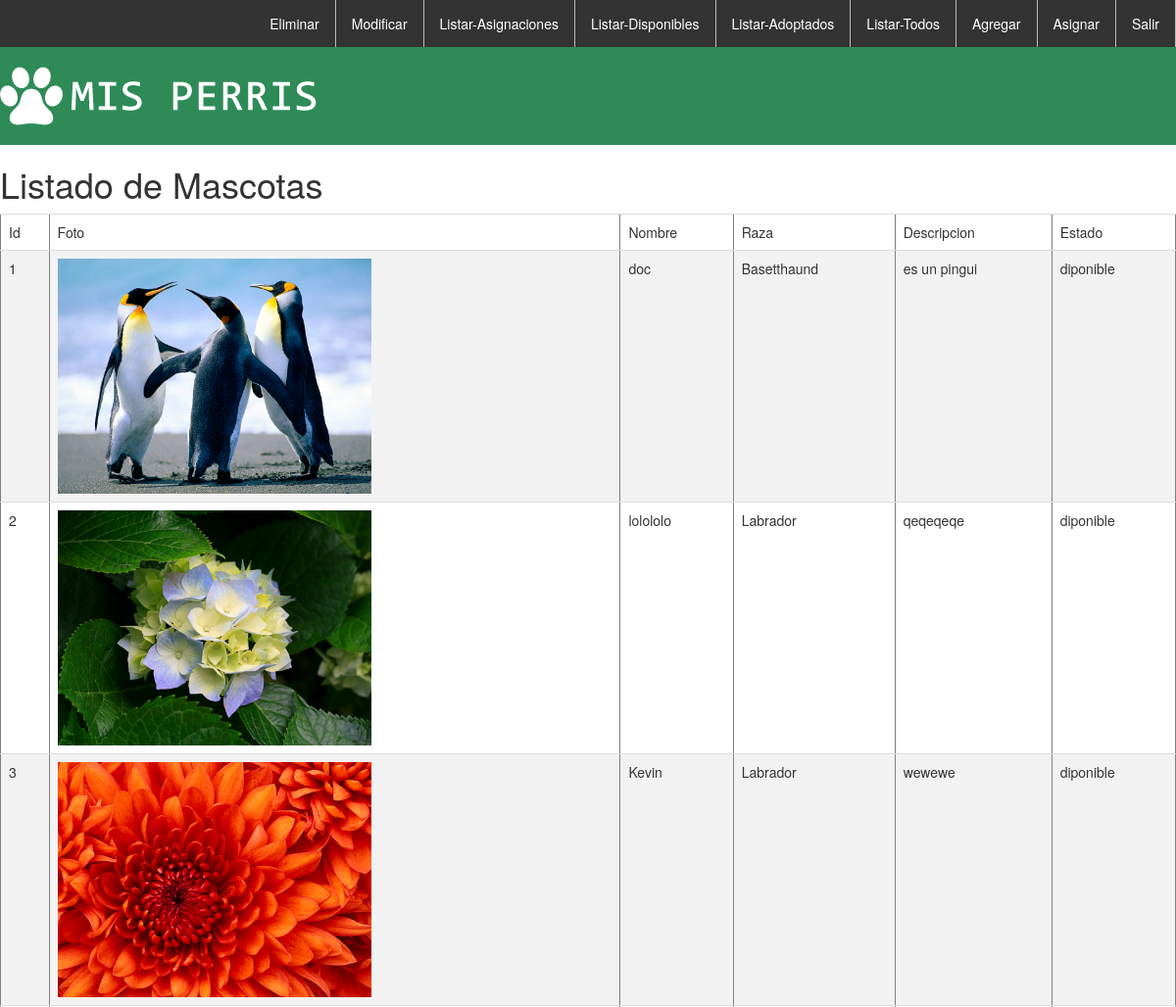
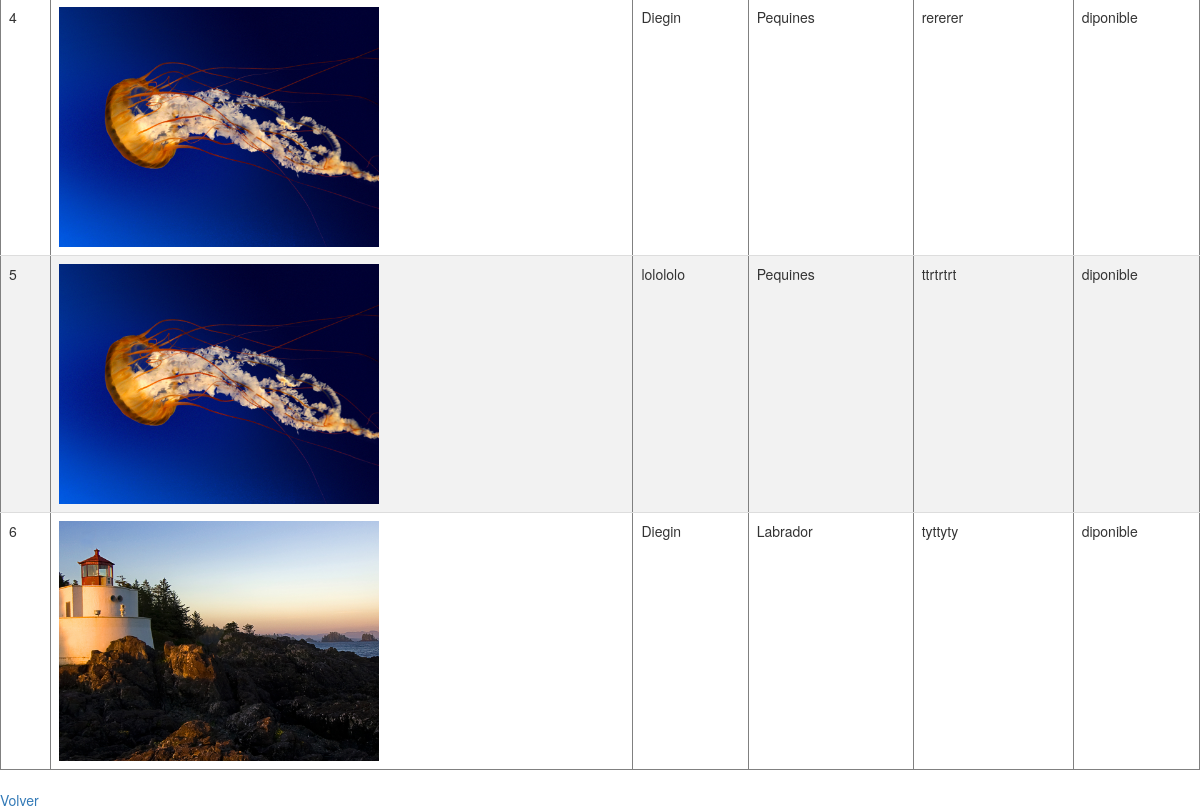
The app's page /listarM/ (signed in), older data (2 pictures, top to bottom).
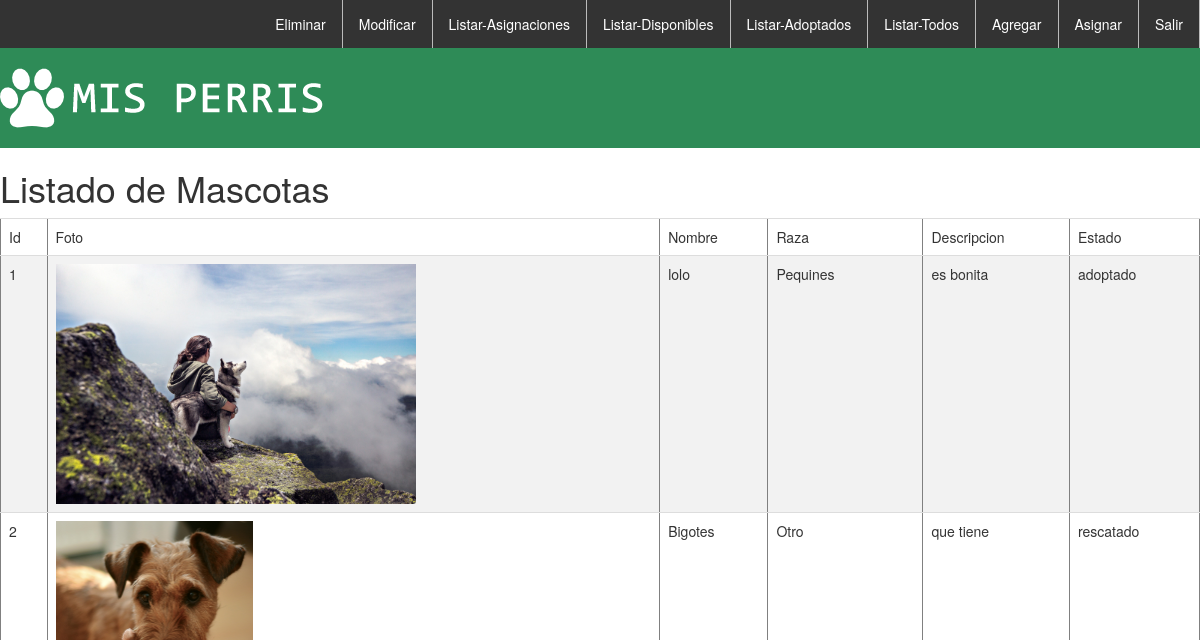
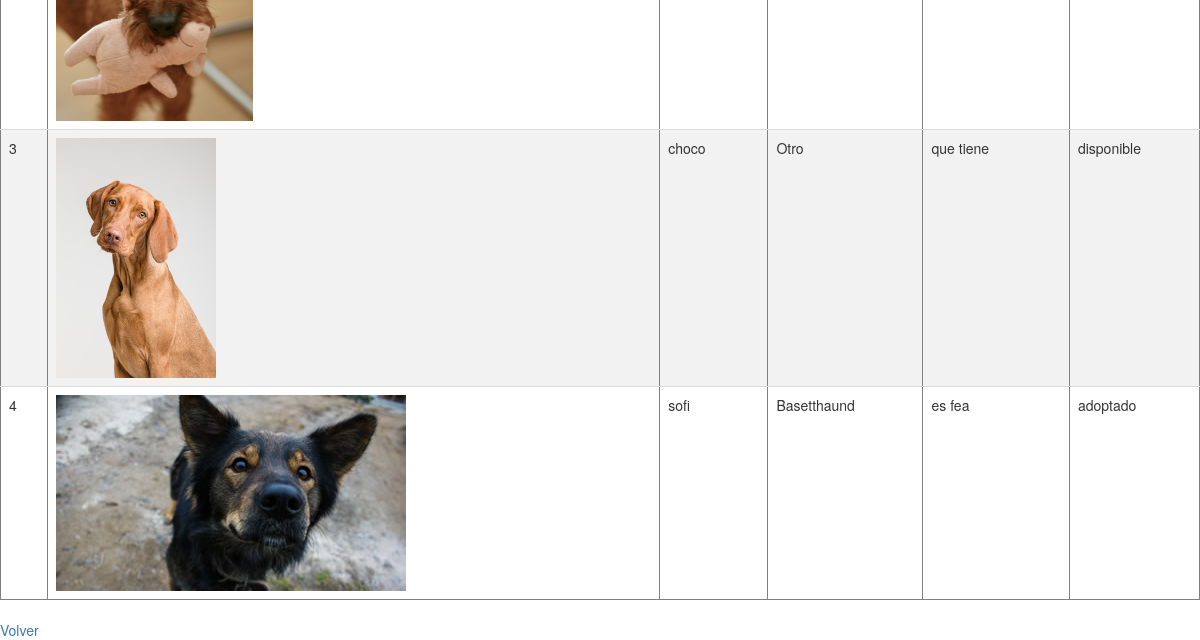
The same page, newer data (2 pictures, top to bottom).
### core/models.py (models this page shows, shortened)
class Mascota(models.Model):
    name=models.CharField(max_length=45,primary_key=True)
    foto = models.ImageField(upload_to='media',verbose_name=u'Imágen')
    nombre=models.CharField(max_length=45)
    raza=models.ForeignKey(Raza,on_delete=models.CASCADE)
    descripcion=models.TextField()
    estado=models.ForeignKey(Estado,on_delete=models.CASCADE)

class Raza(models.Model):
    name=models.CharField(max_length=45,primary_key=True)
    def __str__(self):
        return self.name

class Estado(models.Model):
    name=models.CharField(max_length=45,primary_key=True)
    def __str__(self):
        return self.name

### core/views.py (the view)
# urls.py: path('listarM/',listar,name='listM'),
@login_required
def listar(request):
    mas = Mascota.objects.all()
    return render(request, 'core/listar.htm', {'mascotas': mas})

### core/template/core/listar.htm (shortened to what this page needs)
{% extends 'core/base_mascota.htm' %}
{% block contenedor %}
{% load static %}
    <h1>Listado de Mascotas</h1>{{MEDIA_URL}}
    <table class="table" border="1">
        <tr>
            <td>Id</td>
            <td>Foto</td>
            <td>Nombre</td>
            <td>Raza</td>
            <td>Descripcion</td>
            <td>Estado</td>
        </tr>
        {% for m in mascotas %}
        <tr>
            <td>{{m.name}}</td>
            <td><img class="img-listado" src=' {% static 'media/' %}{{m.foto}} '></td>
            <td>{{m.nombre}}</td>
            <td>{{m.raza}}</td>
            <td>{{m.descripcion}}</td>
            <td>{{m.estado}}</td>
        </tr>
        {% endfor %}
    </table>
    <a href="{% url 'home' %}">Volver</a>
{% endblock%}

### core/template/core/base_mascota.htm (shortened to what this page needs)
<!DOCTYPE html>
<html lang="en">
<head>
    <link rel="stylesheet" href="https://maxcdn.bootstrapcdn.com/bootstrap/3.3.7/css/bootstrap.min.css">
    {% load static %}
    <link rel="stylesheet" href="{% static 'core/css/estilos.css' %}">
</head>
<body>
        <nav>
                   <ul>
                        <li><a href="{% url 'logoutM' %}">Salir</a></li>
                        <li><a href="{% url 'asigM' %}">Asignar</a></li>
                        <li><a href="{% url 'forM' %}">Agregar</a></li>
                        <li><a href="{% url 'listM' %}">Listar-Todos</a></li>
                        <li><a href="{% url 'adopM' %}">Listar-Adoptados</a></li>
                        <li><a href="{% url 'dispM' %}">Listar-Disponibles</a></li>
                        <li><a href="{% url 'masado' %}">Listar-Asignaciones</a></li>
                        <li><a href="{% url 'modM' %}">Modificar</a></li>
                        <li><a href="{% url 'eliM' %}">Eliminar</a></li>
                    </ul>
                        <div class='Container'>
                        <div class="header" id="myHeader">
                        <img class='Logo' src="{% static 'core/img/logo.png' %}" alt="Logo">
                        </div>
                        </div>
            </nav>
    {% block contenedor %}
    {% endblock %}
</body>
</html>

### core/static/core/css/estilos.css (style rules this page uses)
body, html { margin: 0px; padding: 0px; background-color: white; }
.Container { width: 100%; min-width: 500px; margin: auto; }
.header { width: 100%; height: 100px; line-height: 10px; background-color: seagreen; }
table { width: 100%; }
.Logo { padding-top: 20px; }
.img-listado { max-width: 90%; max-height: 30vh; margin: auto; }
table { border-collapse: collapse; width: 100%; }
th, td { text-align: left; padding: 8px; }
tr:nth-child(even) { background-color: #f2f2f2 }
ul { list-style-type: none; margin: 0; padding: 0; overflow: hidden; background-color: #333; }
li { float: right; border-right: 1px solid #bbb; }
li a { display: block; color: white; text-align: center; padding: 14px 16px; text-decoration: none; }

Row changes from the older to the newer data that the page shows:
removed Mascota: name "5", foto (picture), nombre "lolololo", raza "Pequines", descripcion "ttrtrtrt", estado "diponible"
removed Mascota: name "6", foto (picture), nombre "Diegin", raza "Labrador", descripcion "tyttyty", estado "diponible"
changed Mascota id 1: foto: a different picture; nombre "doc" → "lolo"; raza "Basetthaund" → "Pequines"; descripcion "es un pingui" → "es bonita"; estado "diponible" → "adoptado"
changed Mascota id 2: foto: a different picture; nombre "lolololo" → "Bigotes"; raza "Labrador" → "Otro"; descripcion "qeqeqeqe" → "que tiene"; estado "diponible" → "rescatado"
changed Mascota id 3: foto: a different picture; nombre "Kevin" → "choco"; raza "Labrador" → "Otro"; descripcion "wewewe" → "que tiene"; estado "diponible" → "disponible"
changed Mascota id 4: foto: a different picture; nombre "Diegin" → "sofi"; raza "Pequines" → "Basetthaund"; descripcion "rererer" → "es fea"; estado "diponible" → "adoptado"
